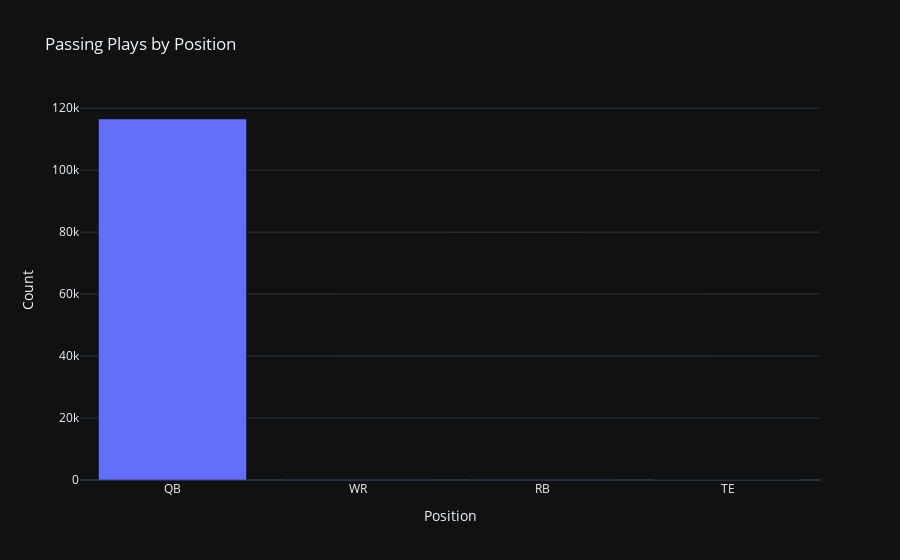
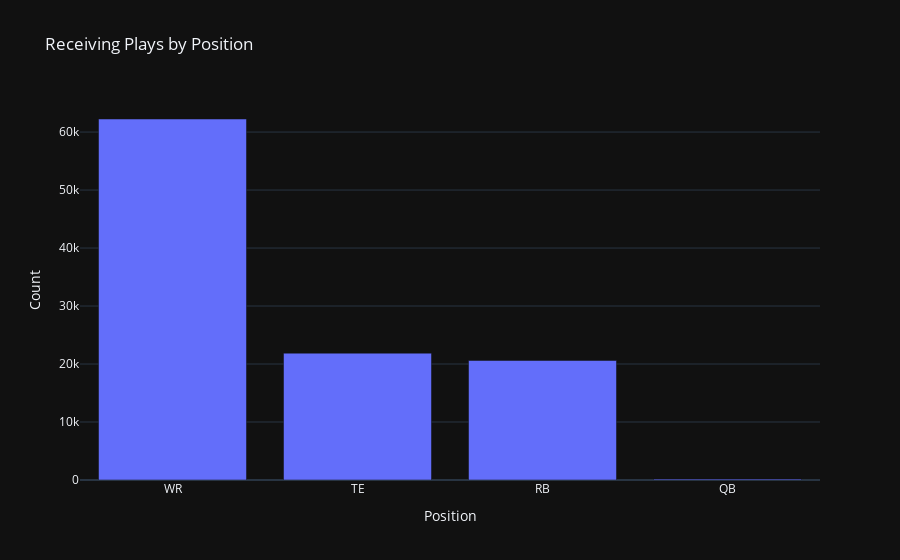
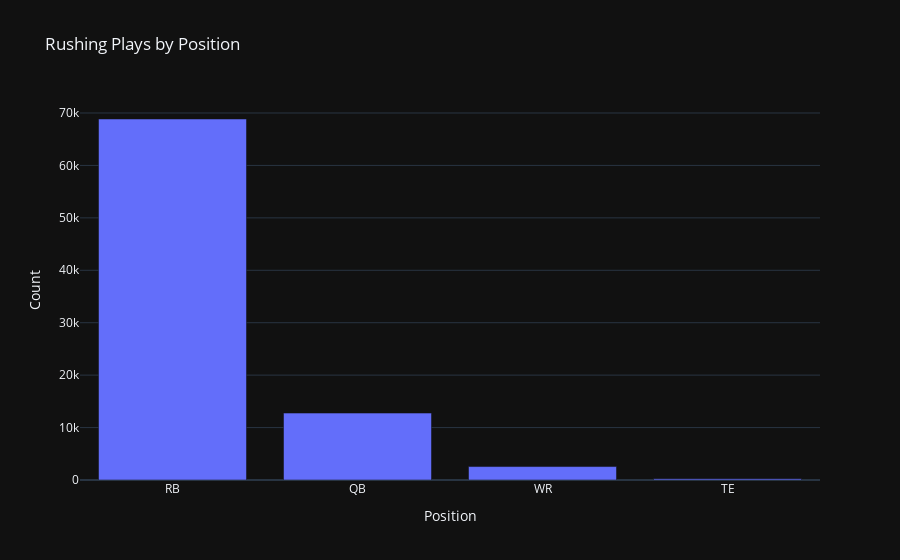

Notebook code for these charts, in order:
### Markdown cell above
### Who's Doing What

### Code cell
# Passing
category_counts = passing_df.passing_position.value_counts()

categories = category_counts.index
counts = category_counts.values

fig = go.Figure(data=[go.Bar(x=categories, y=counts)])

fig.update_layout(
    title='Passing Plays by Position',
    xaxis_title='Position',
    yaxis_title='Count'
)

display(fig.show())

# Receiving
category_counts = receiving_df.receiving_position.value_counts()

categories = category_counts.index
counts = category_counts.values

fig = go.Figure(data=[go.Bar(x=categories, y=counts)])

fig.update_layout(
    title='Receiving Plays by Position',
    xaxis_title='Position',
    yaxis_title='Count'
)

display(fig.show())

# Rushing
category_counts = rushing_df.rusher_position.value_counts()

categories = category_counts.index
counts = category_counts.values

fig = go.Figure(data=[go.Bar(x=categories, y=counts)])

fig.update_layout(
    title='Rushing Plays by Position',
    xaxis_title='Position',
    yaxis_title='Count'
)

# display(fig.show())

### Figure 1 — Plotly figure (JSON) as saved in the notebook; plotly's stock layout.template omitted (floating-point values rounded to 4 significant figures)
{"data": [{"x": ["QB", "WR", "RB", "TE"], "y": [116503, 173, 45, 33], "type": "bar"}], "layout": {"title": {"text": "Passing Plays by Position"}, "xaxis": {"title": {"text": "Position"}}, "yaxis": {"title": {"text": "Count"}}}}

### Figure 2 — Plotly figure (JSON) as saved in the notebook; plotly's stock layout.template omitted (floating-point values rounded to 4 significant figures)
{"data": [{"x": ["WR", "TE", "RB", "QB"], "y": [62251, 21874, 20616, 162], "type": "bar"}], "layout": {"title": {"text": "Receiving Plays by Position"}, "xaxis": {"title": {"text": "Position"}}, "yaxis": {"title": {"text": "Count"}}}}

### Figure 3 — Plotly figure (JSON) as saved in the notebook; plotly's stock layout.template omitted (floating-point values rounded to 4 significant figures)
{"data": [{"x": ["RB", "QB", "WR", "TE"], "y": [68856, 12764, 2564, 252], "type": "bar"}], "layout": {"title": {"text": "Rushing Plays by Position"}, "xaxis": {"title": {"text": "Position"}}, "yaxis": {"title": {"text": "Count"}}}}
